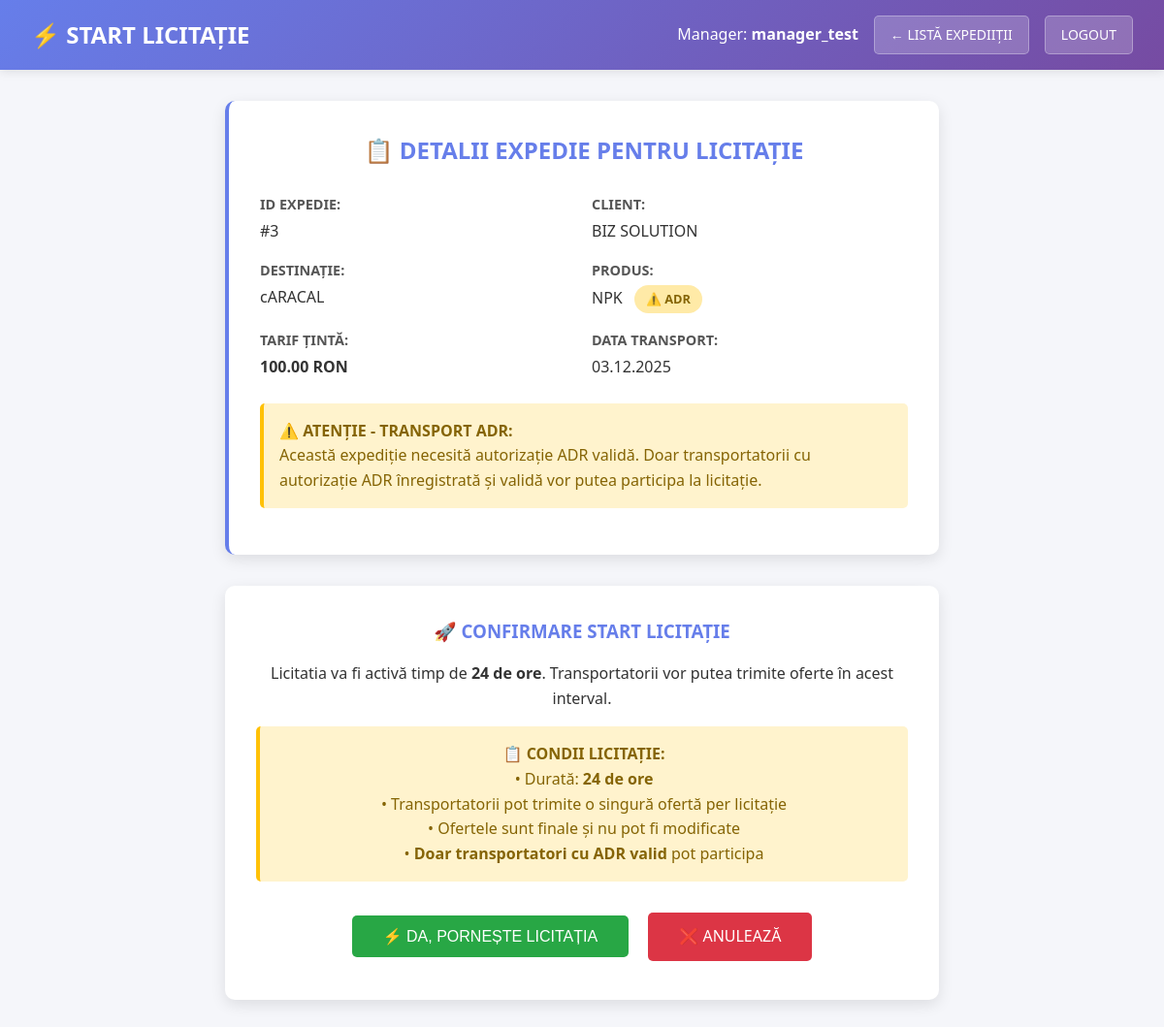
Screenshot of /start_licitatie.php?expeditie_id=3 (signed in) with the database file from the repository.
### tables this page shows
CREATE TABLE `expedities` (
  `id` int(11) NOT NULL,
  `nume_client` varchar(100) NOT NULL,
  `destinatie` varchar(100) NOT NULL,
  `produs` varchar(100) NOT NULL,
  `necesita_adr` tinyint(1) DEFAULT 0,
  `tarif_tinta` decimal(10,2) DEFAULT NULL,
  `moneda` enum('EUR','RON') DEFAULT 'EUR',
  `data_transport` date DEFAULT NULL,
  `status` enum('planificata','in_licitatie','atribuita','finalizata','anulata') DEFAULT 'planificata',
  `data_creare` timestamp NOT NULL DEFAULT current_timestamp(),
  `created_by` int(11) DEFAULT NULL
);

### models/Expeditie.php (called while the page is built, shortened)
<?php
class Expeditie {
    private $conn;
    private $table_name = "expedities";
    public function __construct($db) {
        $this->conn = $db;
    }
    public function getExpeditieById($expeditie_id) {
        $query = "SELECT e.*, u.username as manager_name
                  FROM " . $this->table_name . " e
                  LEFT JOIN users u ON e.created_by = u.id
                  WHERE e.id = :expeditie_id";
        $stmt = $this->conn->prepare($query);
        $stmt->bindParam(":expeditie_id", $expeditie_id);
        $stmt->execute();
        if ($stmt->rowCount() > 0) {
            return $stmt->fetch(PDO::FETCH_ASSOC);
        }
        return false;
    }
}
?>

### public/start_licitatie.php (the view, shortened to what this page needs)
<?php
require_once __DIR__ . '/../models/Expeditie.php';
$database = new Database();
$db = $database->getConnection();
$expeditieModel = new Expeditie($db);
$success = '';
$error = '';
$expeditie_id = $_GET['expeditie_id'] ?? '';
$expeditie = $expeditieModel->getExpeditieById($expeditie_id);
?>
<!DOCTYPE html>
<html lang="ro">
<head>
</head>
<body>
    <div class="header">
        <h1>⚡ START LICITAȚIE</h1>
        <div class="user-info">
            <span>Manager: <strong><?php echo htmlspecialchars($_SESSION['username']); ?></strong></span>
            <a href="lista_expeditii.php" class="back-btn">← LISTĂ EXPEDIIȚII</a>
            <a href="logout.php" class="logout-btn">LOGOUT</a>
        </div>
    </div>
    <div class="container">
        <?php if (empty($success) && empty($error)): ?>
        <div class="info-section">
            <h2>📋 DETALII EXPEDIE PENTRU LICITAȚIE</h2>
            <div class="info-grid">
                <div class="info-item">
                    <span class="info-label">ID EXPEDIE:</span>
                    <span class="info-value">#<?php echo $expeditie['id']; ?></span>
                </div>
                <div class="info-item">
                    <span class="info-label">CLIENT:</span>
                    <span class="info-value"><?php echo htmlspecialchars($expeditie['nume_client']); ?></span>
                </div>
                <div class="info-item">
                    <span class="info-label">DESTINAȚIE:</span>
                    <span class="info-value"><?php echo htmlspecialchars($expeditie['destinatie']); ?></span>
                </div>
                <div class="info-item">
                    <span class="info-label">PRODUS:</span>
                    <span class="info-value">
                        <?php echo htmlspecialchars($expeditie['produs']); ?>
                        <?php if ($expeditie['necesita_adr']): ?>
                            <span class="adr-badge">⚠️ ADR</span>
                        <?php endif; ?>
                    </span>
                </div>
                <div class="info-item">
                    <span class="info-label">TARIF ȚINTĂ:</span>
                    <span class="info-value"><strong><?php echo number_format($expeditie['tarif_tinta'], 2); ?> <?php echo $expeditie['moneda']; ?></strong></span>
                </div>
                <div class="info-item">
                    <span class="info-label">DATA TRANSPORT:</span>
                    <span class="info-value"><?php echo date('d.m.Y', strtotime($expeditie['data_transport'])); ?></span>
                </div>
            </div>
            <?php if ($expeditie['necesita_adr']): ?>
                <div class="warning-box">
                    <strong>⚠️ ATENȚIE - TRANSPORT ADR:</strong><br>
                    Această expediție necesită autorizație ADR validă.
                    Doar transportatorii cu autorizație ADR înregistrată și validă vor putea participa la licitație.
                </div>
            <?php endif; ?>
        </div>
        <div class="confirm-section">
            <h3>🚀 CONFIRMARE START LICITAȚIE</h3>
            <p>Licitatia va fi activă timp de <strong>24 de ore</strong>. Transportatorii vor putea trimite oferte în acest interval.</p>
            <div class="warning-box">
                <strong>📋 CONDII LICITAȚIE:</strong><br>
                • Durată: <strong>24 de ore</strong><br>
                • Transportatorii pot trimite o singură ofertă per licitație<br>
                • Ofertele sunt finale și nu pot fi modificate<br>
                <?php if ($expeditie['necesita_adr']): ?>
                • <strong>Doar transportatori cu ADR valid</strong> pot participa
                <?php endif; ?>
            </div>
            <form method="POST" action="" style="margin-top: 1.5rem;">
                <button type="submit" class="btn btn-success" onclick="return confirm('Sigur doriți să porniți licitația? Această acțiune nu poate fi anulată.')">
                    ⚡ DA, PORNEȘTE LICITAȚIA
                </button>
                <a href="lista_expeditii.php" class="btn btn-danger">❌ ANULEAZĂ</a>
            </form>
        </div>
        <?php endif; ?>
    </div>
</body>
</html>

### public/start_licitatie.php (style rules this page uses)
* { box-sizing: border-box; margin: 0; padding: 0; }
body { font-family: 'Segoe UI', Tahoma, Geneva, Verdana, sans-serif; background: #f5f6fa; color: #333; line-height: 1.6; }
.header { background: linear-gradient(135deg, #667eea 0%, #764ba2 100%); color: white; padding: 1rem 2rem; display: flex; justify-content: space-between; align-items: center; box-shadow: 0 2px 10px rgba(0,0,0,0.1); }
.header h1 { font-size: 1.5rem; font-weight: 600; }
.user-info { display: flex; align-items: center; gap: 1rem; }
.logout-btn, .back-btn { background: rgba(255,255,255,0.2); color: white; border: 1px solid rgba(255,255,255,0.3); padding: 0.5rem 1rem; border-radius: 5px; cursor: pointer; text-decoration: none; font-size: 0.875rem; font-weight: 500; }
.container { max-width: 800px; margin: 2rem auto; padding: 0 2rem; }
.info-section { background: white; padding: 2rem; border-radius: 10px; box-shadow: 0 5px 15px rgba(0,0,0,0.1); margin-bottom: 2rem; border-left: 4px solid #667eea; }
.info-section h2 { color: #667eea; margin-bottom: 1.5rem; text-align: center; }
.info-grid { display: grid; grid-template-columns: 1fr 1fr; gap: 1rem; margin-bottom: 1.5rem; }
.info-item { display: flex; flex-direction: column; }
.info-label { font-weight: 600; color: #555; font-size: 0.9rem; margin-bottom: 0.25rem; }
.info-value { font-size: 1rem; color: #333; }
.adr-badge { display: inline-block; background: #ffeaa7; color: #856404; padding: 0.25rem 0.75rem; border-radius: 15px; font-size: 0.8rem; font-weight: 600; margin-left: 0.5rem; }
.confirm-section { background: white; padding: 2rem; border-radius: 10px; box-shadow: 0 5px 15px rgba(0,0,0,0.1); text-align: center; }
.confirm-section h3 { color: #667eea; margin-bottom: 1rem; }
.btn { background: #667eea; color: white; padding: 0.75rem 2rem; border: none; border-radius: 5px; cursor: pointer; font-size: 1rem; font-weight: 500; text-decoration: none; display: inline-block; margin: 0.5rem; }
.btn-success { background: #28a745; }
.btn-danger { background: #dc3545; }
.warning-box { background: #fff3cd; color: #856404; padding: 1rem; border-radius: 5px; margin: 1rem 0; border-left: 4px solid #ffc107; }

### rows the page displays
expedities: id "3", nume_client "BIZ SOLUTION", destinatie "cARACAL", produs "NPK", tarif_tinta "100.00", moneda "RON", data_transport "03.12.2025"

### other values shown
$_SESSION['username'] "manager_test"
